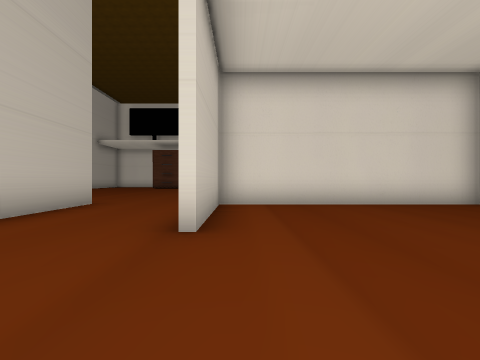
View 1 (above)

18 first-person views from a walk through a Unity game level. The camera is 1.2 m above the floor, looks level and sees 85° across. The floor is counted in squares, 2 m on a side. Each view is taken from the middle of a square. On the plan, view 1 faces up. The plan holds only what a view shows up to about 9 squares ahead; the rest is blank. The place goes on beyond the plan. The player is left out.

View 2
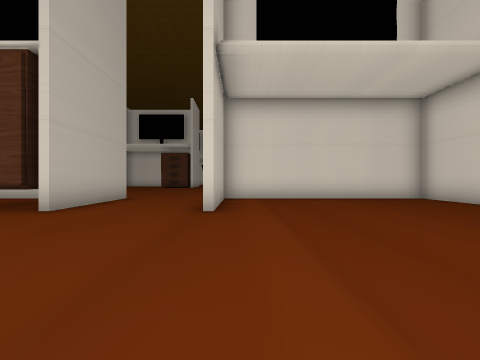

View 3
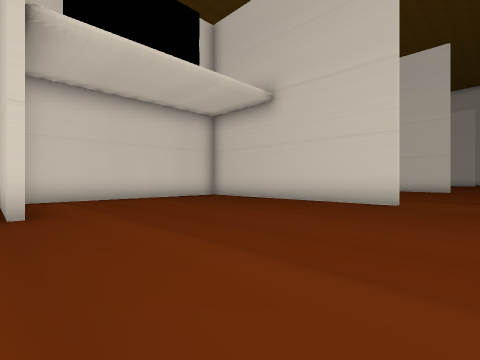

View 4
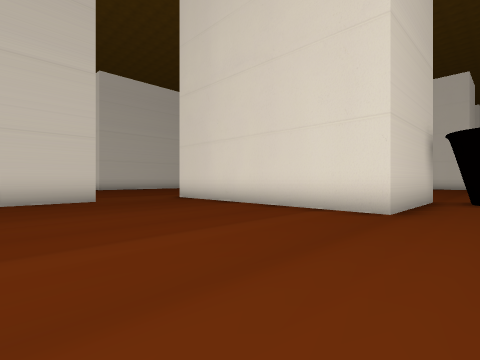

View 5
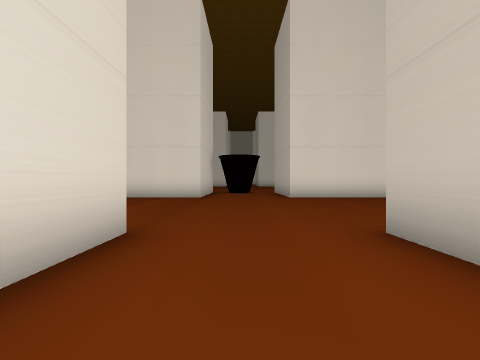

View 6
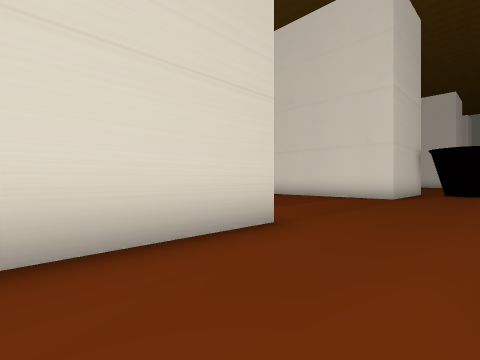

View 7
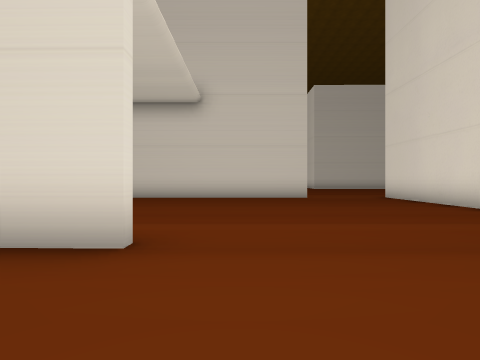

View 8
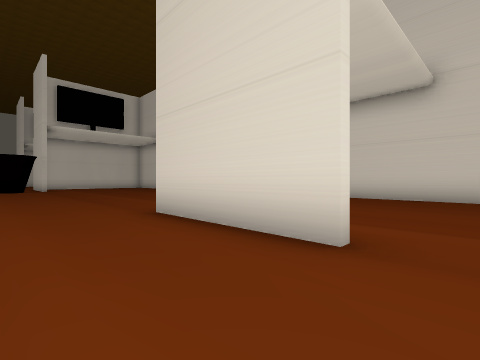

View 9
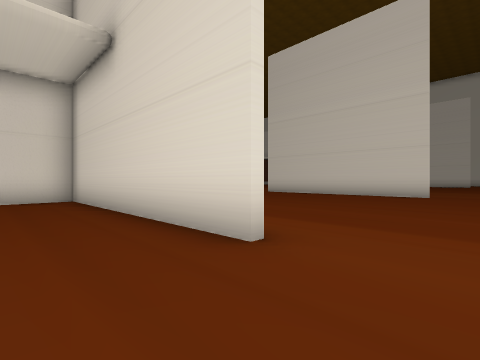

View 10
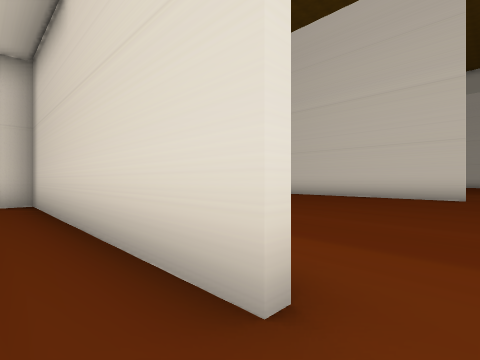

View 11
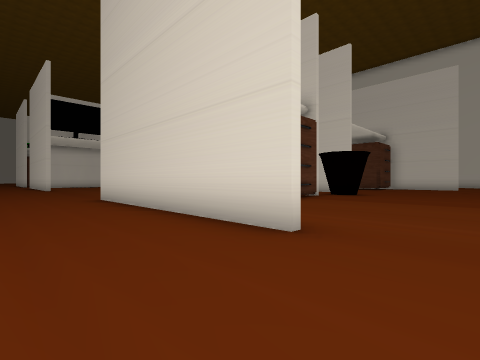

View 12
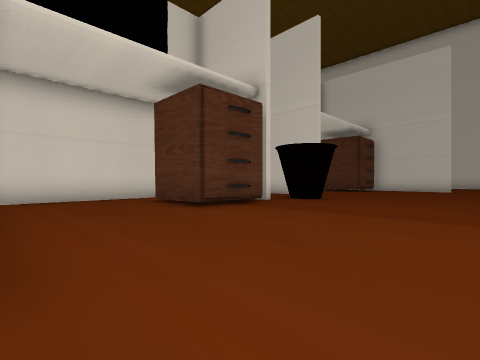

View 13
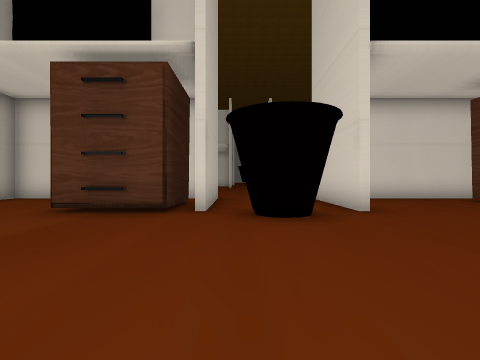

View 14
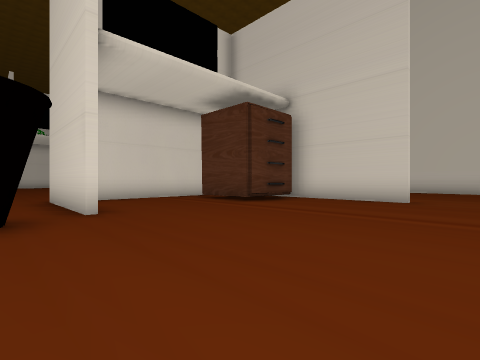

View 15
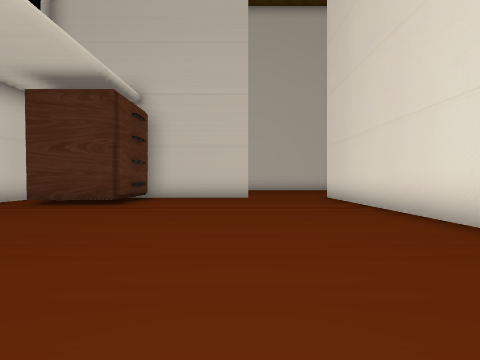

View 16
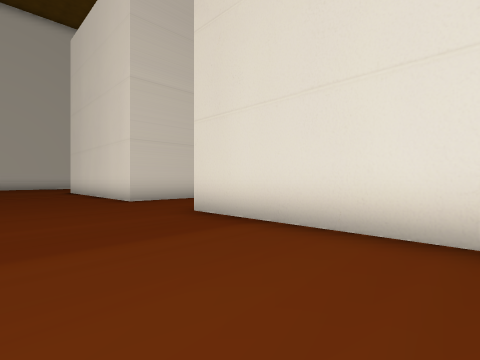

View 17
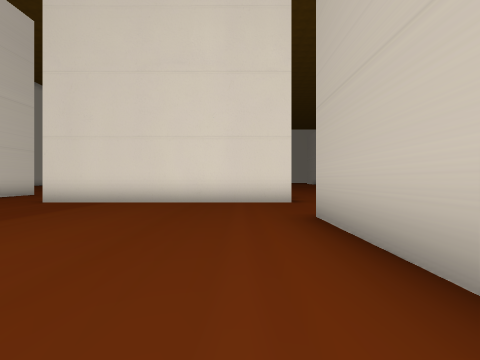

View 18
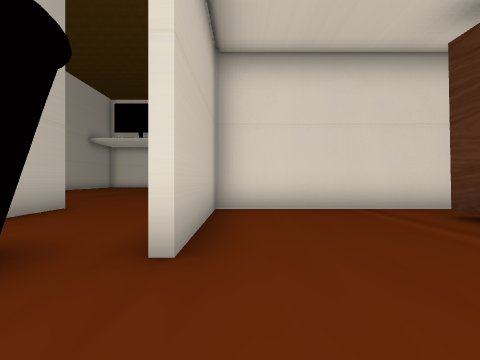

### Floor plan
Points are (right, up) in squares from view 1. A wall is a line through its corners. A room is listed if a view was taken in it or the views show most of it. See-through windows are left out.
Room 1 (views 1, 2, 3, 4, 5, 6, 7, 8, 9, 10)
walls: (-0.7, 2.9) (-0.6, 6.6); (-0.8, -3.6) (-0.8, -3) (6, -3); (5.9, -0.4) (5.9, 6.4) (-0.5, 6.4) (-0.5, 3); (-4.5, -3) (-3.6, -3); (-3.7, 6.7) (-3.7, 2.9)
ways out: opening at (-2.5, 6) to room 2; opening at (6, -1.5) to room 2
Room 2 (view 11)
walls: (14.6, -0.3) (14.6, 6.6)
ways out: opening at (-2.5, 6) to room 1; opening at (6, -1.5) to room 1; opening at (15, -1.5) to room 3; opening at (22.5, 6) to room 3; opening at (31, -1.5) to room 3
Room 3 (views 12, 13, 14, 15, 16, 17, 18)
walls: (24.3, 3) (24.4, 6.5); (24.2, -3.5) (24.2, -3) (31, -3); (21.3, 6.6) (21.3, 3.1); (20.6, 6.4) (14.8, 6.4); (30.9, -0.4) (30.9, 3.2); (14.8, 2.8) (14.8, -0.4); (30, 6.4) (24.5, 6.4) (24.5, 3); (14.5, -3) (21.4, -3)
ways out: opening at (15, -1.5) to room 2; opening at (22.5, 6) to room 2; opening at (31, -1.5) to room 2
objects: other object (19, 3); other object (22, 2) to (23, 3); other object (29, 3) to (30, 3)

Positions as (right, up) in squares from view 1, and headings:
1: (0, 0), facing up
2: (0, -2), facing up
3: (-1, -2), facing up-right
4: (-2, 2), facing down-right
5: (-2, 6), facing down
6: (-3, 6), facing down-right
7: (-3, 2), facing right
8: (-3, 2), facing up-right
9: (4, -2), facing up-right
10: (5, -1), facing up-right
11: (12, -2), facing up-right
12: (15, -2), facing up-right
13: (22, -2), facing up
14: (23, -2), facing up-right
15: (22, 0), facing right
16: (17, 0), facing down-right
17: (16, 4), facing down
18: (25, 1), facing up
